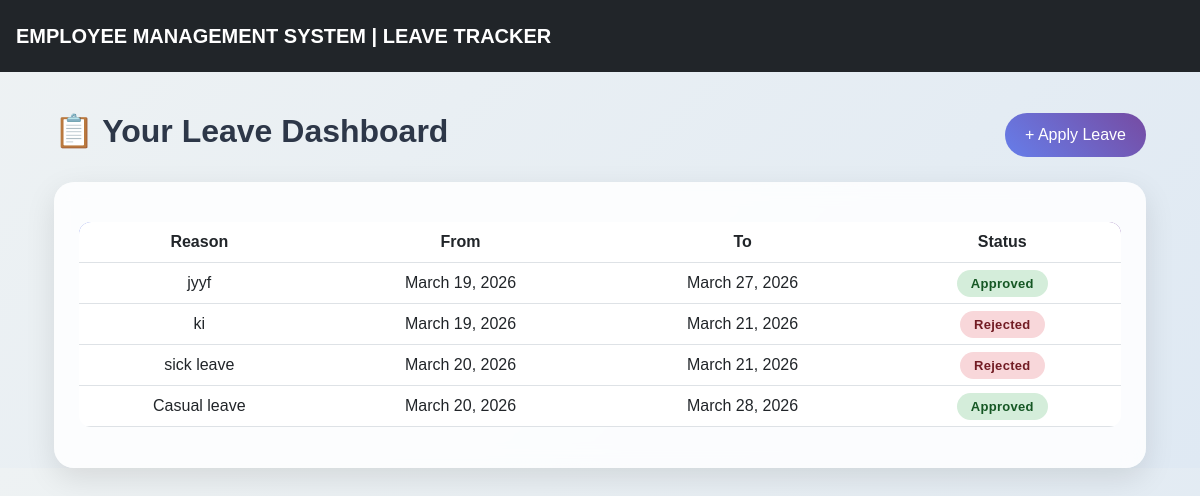
The app's page /dashboard/ (signed in) with its own data.
### ems/models.py (models this page shows, shortened)
class Leave(models.Model):
    employee = models.ForeignKey(Employee, on_delete=models.CASCADE)
    reason = models.TextField()
    from_date = models.DateField()
    to_date = models.DateField()
    status = models.CharField(max_length=20, choices=STATUS_CHOICES, default='Pending')

### ems/views.py (the view)
# urls.py: path('dashboard/', views.dashboard, name='dashboard'),
def dashboard(request):
    employee = Employee.objects.get(user=request.user)
    leaves = Leave.objects.filter(employee=employee)
    return render(request, 'dashboard.html', {'leaves': leaves})

### ems/templates/dashboard.html (shortened to what this page needs)
{% extends 'base.html' %}
{% block content %}
<div class="container dashboard-container">
    <div class="header mb-4">
        <h2>📋 Your Leave Dashboard</h2>
        <a href="{% url 'apply_leave' %}" class="btn btn-apply">+ Apply Leave</a>
    </div>
    <div class="card-custom">
        <table class="table table-hover text-center align-middle">
            <thead>
                <tr>
                    <th>Reason</th>
                    <th>From</th>
                    <th>To</th>
                    <th>Status</th>
                </tr>
            </thead>
            <tbody>
                {% for leave in leaves %}
                <tr>
                    <td>{{ leave.reason }}</td>
                    <td>{{ leave.from_date }}</td>
                    <td>{{ leave.to_date }}</td>
                    <td>
                        <span class="status
                            {% if leave.status == 'Approved' %}approved
                            {% elif leave.status == 'Rejected' %}rejected
                            {% else %}pending{% endif %}">
                            {{ leave.status }}
                        </span>
                    </td>
                </tr>
                {% empty %}
                <tr>
                    <td colspan="4" class="empty-text">
                        No leave records found 😴
                    </td>
                </tr>
                {% endfor %}
            </tbody>
        </table>
    </div>
</div>
{% endblock %}

### ems/templates/dashboard.html (style rules this page uses)
body { background: linear-gradient(135deg, #eef2f3, #dfe9f3); font-family: 'Poppins', sans-serif; }
.dashboard-container { margin-top: 40px; }
.header { display: flex; justify-content: space-between; align-items: center; }
.header h2 { font-weight: 600; color: #2d3748; }
.btn-apply { background: linear-gradient(45deg, #667eea, #764ba2); color: white; border-radius: 25px; padding: 10px 20px; font-weight: 500; border: none; transition: 0.3s; }
.card-custom { border-radius: 20px; padding: 25px; background: rgba(255, 255, 255, 0.85); backdrop-filter: blur(10px); box-shadow: 0 10px 30px rgba(0,0,0,0.1); }
table { margin-top: 15px; border-radius: 12px; overflow: hidden; }
thead { background: linear-gradient(45deg, #667eea, #764ba2); color: white; }
tbody tr { transition: 0.2s; }
th, td { vertical-align: middle !important; }
.status { padding: 6px 14px; border-radius: 20px; font-size: 13px; font-weight: 600; letter-spacing: 0.3px; }
.approved { background: #d4edda; color: #155724; }
.rejected { background: #f8d7da; color: #721c24; }

### records on screen
Leave: reason "jyyf", from_date "March 19, 2026", to_date "March 27, 2026", status "Approved"
Leave: reason "ki", from_date "March 19, 2026", to_date "March 21, 2026", status "Rejected"
Leave: reason "sick leave", from_date "March 20, 2026", to_date "March 21, 2026", status "Rejected"
Leave: reason "Casual leave", from_date "March 20, 2026", to_date "March 28, 2026", status "Approved"
